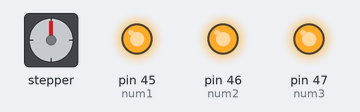
The sketch below on a simulated Arduino Mega 2560, built with avr-gcc and run on an emulated ATmega2560. Shown: stepper motor, output pins drawn as LEDs (lit = HIGH). Wiring (inferred from the names in the program): stepper motor driver (200 steps per turn assumed): step pin 41; direction pin 42.

Above: at 2.5 s.
At 7.5 s:
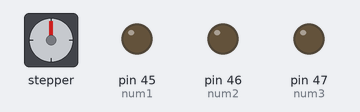
Timing chart, 0 to 13.0 s (numbered marks = the images above):
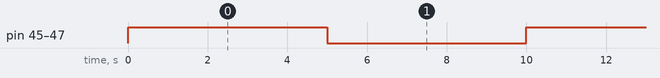

Measured:
- by itself, pin 45 (num1), pin 46 (num2), pin 47 (num3): alternates HIGH for 5.0 s and LOW for 5.0 s

The sketch:

rail.ino
```cpp
#include <Arduino.h>
#include <TimerThree.h>

// ================== 핀 설정 ==================
#define rail_pul  41
#define rail_dir  42
#define rail_en   43
#define stop_rail 44
#define num1      45
#define num2      46
#define num3      47

// EN 논리: 드라이버가 ENA-LOW이면 true, ENA-HIGH이면 false
constexpr bool RAIL_EN_ACTIVE_LOW = false;

// ================== 내부 상태 ==================
static volatile bool  rail_run = false;
static volatile bool  rail_step_state = false;   // 토글 상태
static volatile long  rail_step_edges = 0;       // 상승엣지 카운트 = step 수
static volatile long  rail_target_steps = 0;     // 0이면 무한
static volatile bool  rail_done = false;

// ================== EN 제어 ==================
static inline void rail_enable(bool on)
{
  pinMode(rail_en, OUTPUT);
  digitalWrite(rail_en, on ? (RAIL_EN_ACTIVE_LOW ? LOW : HIGH)
                          : (RAIL_EN_ACTIVE_LOW ? HIGH : LOW));
}

// ================== 엔드스탑 읽기 ==================
// stop_rail: INPUT_PULLUP 가정, 눌리면 LOW
static inline bool rail_stop_pressed()
{
  return (digitalRead(stop_rail) == LOW);
}

// ================== Timer3 ISR ==================
static void rail_isr_step()
{
  if (!rail_run) {
    digitalWrite(rail_pul, LOW);
    rail_step_state = false;
    return;
  }

  digitalWrite(rail_pul, rail_step_state);

  // 상승엣지에서 step 1개 카운트
  if (rail_step_state == HIGH) {
    rail_step_edges++;

    // 목표 step 이동 완료
    if (rail_target_steps > 0 && rail_step_edges >= rail_target_steps) {
      rail_run = false;
      rail_done = true;
      digitalWrite(rail_pul, LOW);
      rail_step_state = false;
      return;
    }

    // 엔드스탑에 닿으면 즉시 정지(홈 방향에서만 쓰는 것이 안전)
    if (rail_stop_pressed()) {
      rail_run = false;
      rail_done = true;
      digitalWrite(rail_pul, LOW);
      rail_step_state = false;
      return;
    }
  }

  rail_step_state = !rail_step_state;
}

// ================== 초기화 ==================
static inline void rail_begin_timer3()
{
  pinMode(rail_pul, OUTPUT);
  pinMode(rail_dir, OUTPUT);
  pinMode(stop_rail, INPUT_PULLUP);

  digitalWrite(rail_pul, LOW);

  // Timer3 기본 세팅
  Timer3.initialize(100);           // 임시
  Timer3.attachInterrupt(rail_isr_step);

  rail_run = false;
  rail_done = false;
  rail_step_edges = 0;
  rail_target_steps = 0;

  // 필요하면 기본 enable
  // rail_enable(true);
}

// ================== 속도 설정 (pps) ==================
static inline void rail_set_speed_pps(unsigned long pps)
{
  if (pps < 1) pps = 1;

  // 토글 기반 => ISR 주기 = 1 / (2*pps)
  unsigned long isr_us = 1000000UL / (2UL * pps);

  // 너무 빠른 값 방지(보드/라이브러리 여유)
  if (isr_us < 20) isr_us = 20;

  noInterrupts();
  Timer3.setPeriod(isr_us);
  interrupts();
}

// ================== 구동 시작(무한) ==================
static inline void rail_start(bool dir_toward_home, unsigned long pps)
{
  rail_enable(true);
  digitalWrite(rail_dir, dir_toward_home ? HIGH : LOW);

  noInterrupts();
  rail_step_edges = 0;
  rail_target_steps = 0; // 무한
  rail_done = false;
  rail_run = true;
  interrupts();

  rail_set_speed_pps(pps);
}

// ================== step 수만큼 이동 ==================
static inline void rail_move_steps(long steps, bool dir, unsigned long pps)
{
  if (steps <= 0) return;

  rail_enable(true);
  digitalWrite(rail_dir, dir ? HIGH : LOW);

  noInterrupts();
  rail_step_edges = 0;
  rail_target_steps = steps;
  rail_done = false;
  rail_run = true;
  interrupts();

  rail_set_speed_pps(pps);
}

// ================== 즉시 정지 ==================
static inline void rail_stop(bool disable_after = false)
{
  noInterrupts();
  rail_run = false;
  interrupts();

  digitalWrite(rail_pul, LOW);
  rail_step_state = false;

  if (disable_after) rail_enable(false);
}

// ================== 동작 완료 대기 ==================
static inline bool rail_wait_done(unsigned long timeout_ms = 0)
{
  unsigned long t0 = millis();
  while (true) {
    noInterrupts();
    bool done = rail_done;
    interrupts();

    if (done) return true;

    if (timeout_ms > 0 && (millis() - t0) > timeout_ms) return false;
    delay(1);
  }
}

// ================== 안전 홈: 스위치까지 접근 + 백오프 ==================
// dir_to_switch: true면 스위치쪽 방향
// backoff_steps: 스위치 눌린 뒤 풀기 위해 뒤로 빼는 step 수
static inline bool rail_home_to_switch(bool dir_to_switch,   //홈가는 함수
                                      unsigned long pps,
                                      long backoff_steps = 200,
                                      unsigned long timeout_ms = 5000)
{
  rail_enable(true);
  pinMode(stop_rail, INPUT_PULLUP);

  // 0) 이미 눌려있으면 backoff부터
  if (rail_stop_pressed()) {
    rail_move_steps(backoff_steps, !dir_to_switch, pps);
    if (!rail_wait_done(1000)) { rail_stop(); return false; }
    delay(50);
  }

  // 1) 스위치까지 접근(엔드스탑 감시는 ISR에서 처리)
  rail_start(dir_to_switch, pps);

  unsigned long t0 = millis();
  while (true) {
    if (rail_stop_pressed()) break;
    if (millis() - t0 > timeout_ms) {
      rail_stop();
      return false;
    }
    delay(1);
  }

  // ISR이 stop 처리하기 전에 여기서도 안전 정지
  rail_stop(false);
  delay(50);

  // 2) backoff (스위치 해제)
  rail_move_steps(backoff_steps, !dir_to_switch, pps);
  if (!rail_wait_done(2000)) { rail_stop(); return false; }

  rail_stop(false);
  return true;
}
void tool(bool on)
{
  if (on)
  {
    digitalWrite(num1, HIGH);
    digitalWrite(num2, HIGH);
    digitalWrite(num3, HIGH);
  }
  else
  {
    digitalWrite(num1, LOW);
    digitalWrite(num2, LOW);
    digitalWrite(num3, LOW);
  }

}
void setup() {
  Serial.begin(115200);
  rail_begin_timer3();
  pinMode(num1, OUTPUT);
  pinMode(num2, OUTPUT);
  pinMode(num3, OUTPUT);
  // 홈 동작: 스위치 방향이 true라고 가정
  //bool ok = rail_home_to_switch(true, 3000, 300, 6000);
  //Serial.println(ok ? "RAIL HOME OK" : "RAIL HOME FAIL");

  // 5000 step 이동
  //rail_move_steps(5000, true, 2000);
  //rail_wait_done(5000);
  //ail_stop(true);   // 정지 + disable

}

void loop() {

  tool(true);
  delay(5000);
  tool(false);
  delay(5000);
  // put your main code here, to run repeatedly:
  //rail_move_steps(90000, 1, 25000);
  //delay(2000);
}
```
